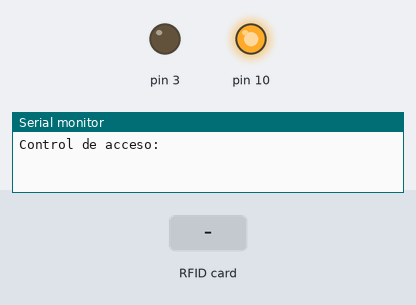
Recording of a sketch running on a simulated Arduino Uno, built with avr-gcc and run on an emulated ATmega328P. Parts: output pins drawn as LEDs (lit = HIGH), the last lines printed to the serial monitor. The test bench sets the inputs (shaded band).

Above: at 1.2 s.
1.3 s: RFID card 77 8E 87 AB held to the reader
At 2.5 s:
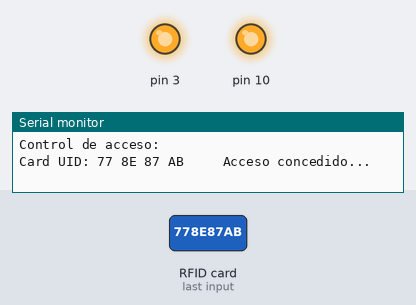
2.8 s: RFID card A6 FA CE A1 held to the reader
At 3.9 s:
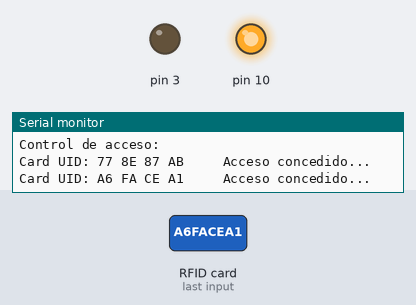
Timing chart, 0 to 5.8 s (numbered marks = the images above; inputs shaded):
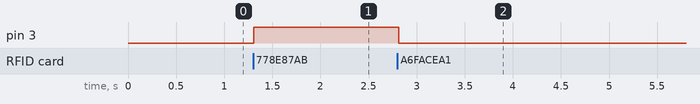

Measured:
- after the input at 1.3 s, pin 3: LOW → HIGH at once
- after the input at 2.8 s, pin 3: HIGH → LOW at once

The sketch:

Acceso_RFID.ino
```cpp
#include <SPI.h>
#include <MFRC522.h>

#define RST_PIN  9    //Pin 9 para el reset del RC522
#define SS_PIN  2   //Pin 10 para el SS (SDA) del RC522
MFRC522 mfrc522(SS_PIN, RST_PIN); ///Creamos el objeto para el RC522

void setup() {
  Serial.begin(9600); //Iniciamos La comunicacion serial
  SPI.begin();        //Iniciamos el Bus SPI
  mfrc522.PCD_Init(); // Iniciamos el MFRC522
  Serial.println("Control de acceso:");
  pinMode(3,OUTPUT);
}

byte ActualUID[4]; //almacenará el código del Tag leído
byte Usuario1[4]= {0x77, 0x8E, 0x87, 0xAB} ; //código del usuario 1
byte Usuario2[4]= {0xA6, 0xFA, 0xCE, 0xA1} ; //código del usuario 2
void loop() {
  // Revisamos si hay nuevas tarjetas  presentes
  if ( mfrc522.PICC_IsNewCardPresent())
        {
      //Seleccionamos una tarjeta
            if ( mfrc522.PICC_ReadCardSerial())
            {
                  // Enviamos serialemente su UID
                  Serial.print(F("Card UID:"));
                  for (byte i = 0; i < mfrc522.uid.size; i++) {
                          Serial.print(mfrc522.uid.uidByte[i] < 0x10 ? " 0" : " ");
                          Serial.print(mfrc522.uid.uidByte[i], HEX);
                          ActualUID[i]=mfrc522.uid.uidByte[i];
                  }
                  Serial.print("     ");
                  //comparamos los UID para determinar si es uno de nuestros usuarios
                  if(compareArray(ActualUID,Usuario1)){
                  Serial.println("Acceso concedido...");
                   digitalWrite(3,HIGH);
                  }
                  else {
                  if(compareArray(ActualUID,Usuario2)){
                   Serial.println("Acceso concedido...");
                   digitalWrite(3,LOW);
                  }
                  else{
                    Serial.println("Acceso denegado...");
                  }
                  }
                  // Terminamos la lectura de la tarjeta tarjeta  actual
                  mfrc522.PICC_HaltA();

            }

  }

}

//Función para comparar dos vectores
 boolean compareArray(byte array1[],byte array2[])
{
  if(array1[0] != array2[0])return(false);
  if(array1[1] != array2[1])return(false);
  if(array1[2] != array2[2])return(false);
  if(array1[3] != array2[3])return(false);
  return(true);
}
```
